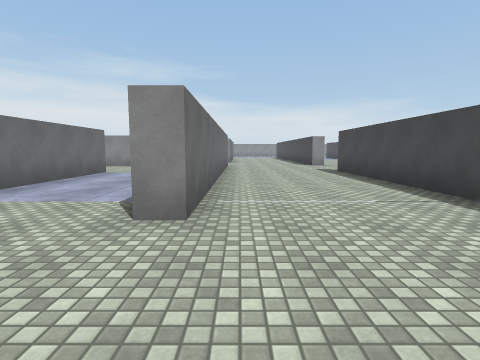
view 1 (above)

21 first-person views from a walk through a Unity game level. The camera is 1.3 m above the floor, tilts 6° down and sees 80° across. The floor is counted in squares, 2 m on a side. Each view is taken from the middle of a square. On the plan, view 1 faces up. The plan holds only what a view shows up to about 9 squares ahead; the rest is blank. The player character is not drawn. Surface patterns are stand-ins for the level's own textures.

view 2
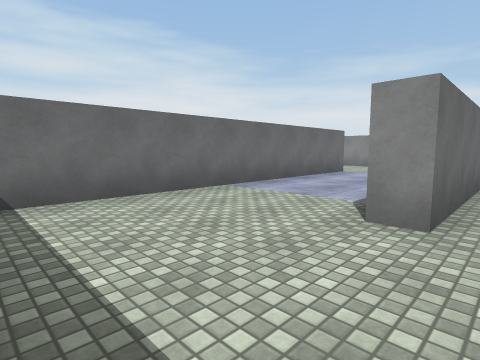

view 3
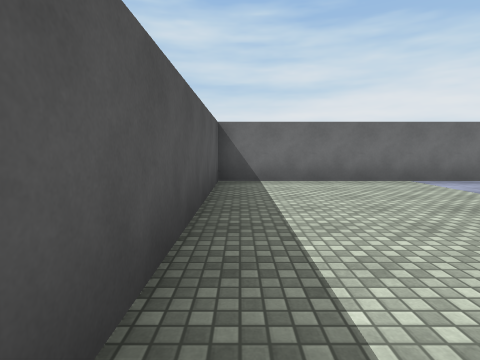

view 4
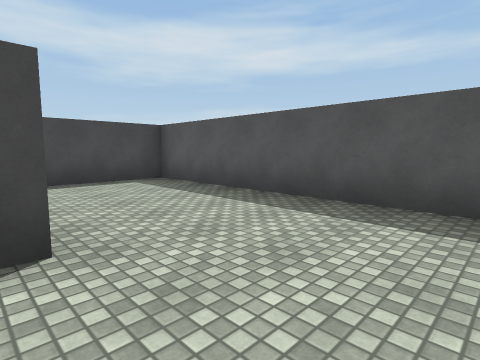

view 5
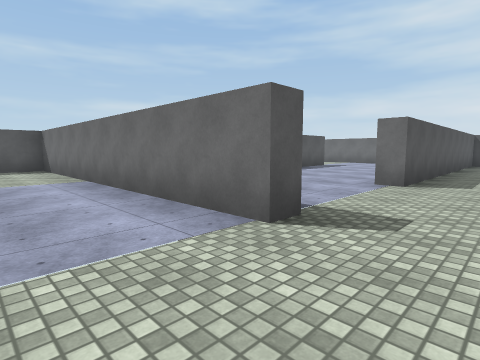

view 6
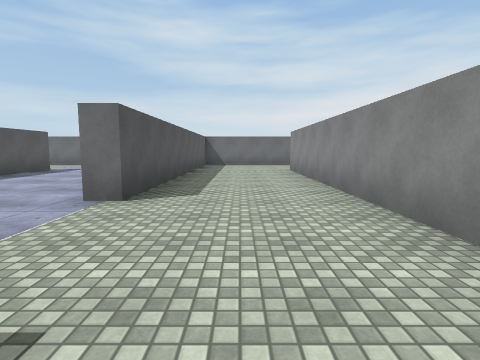

view 7
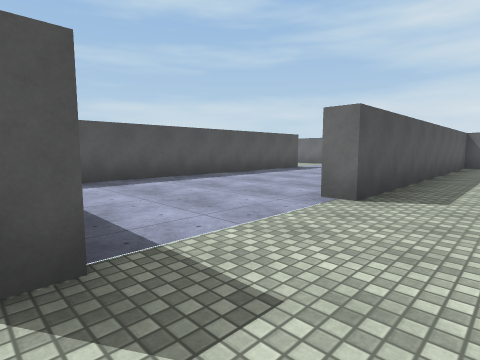

view 8
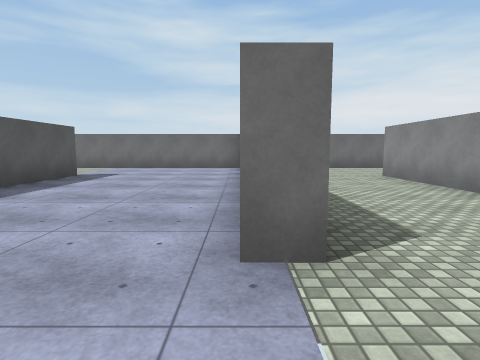

view 9
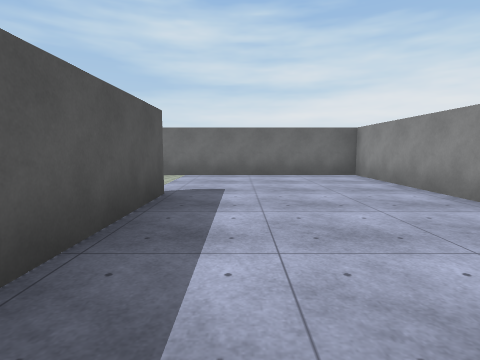

view 10
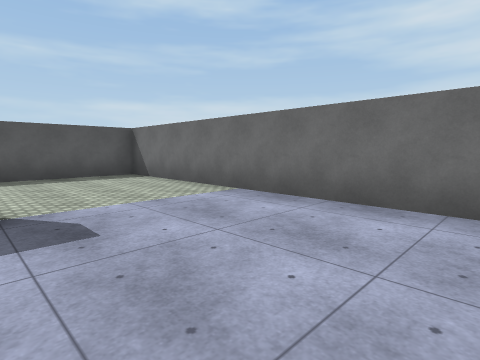

view 11
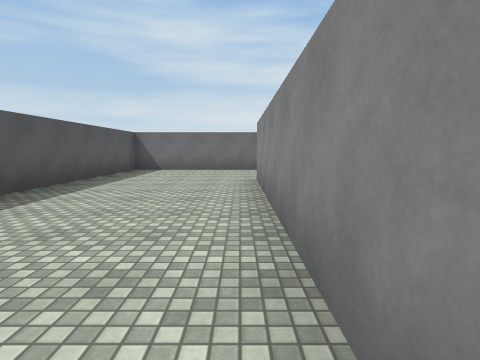

view 12
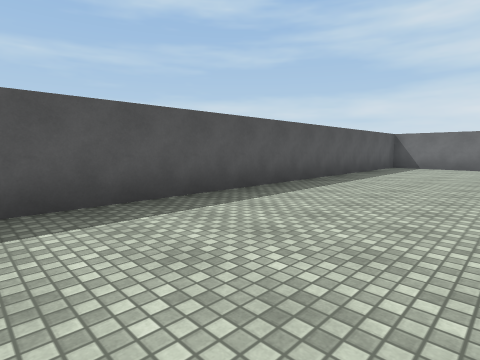

view 13
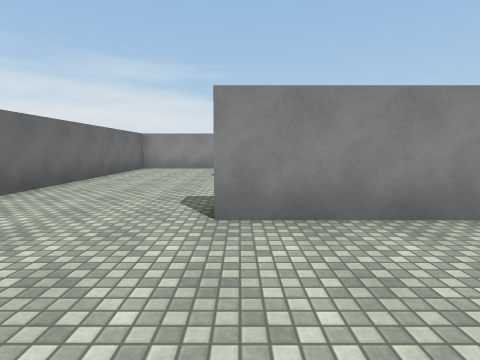

view 14
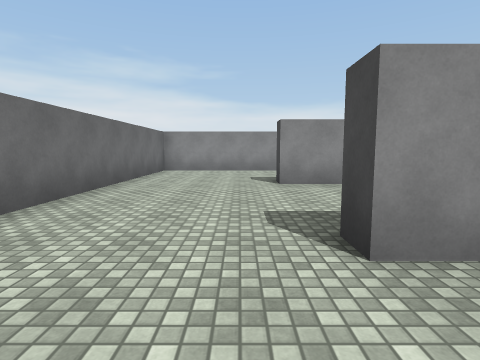

view 15
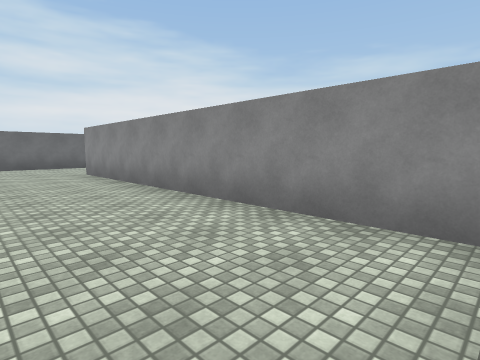

view 16
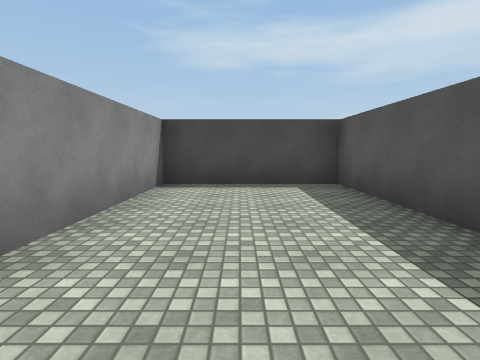

view 17
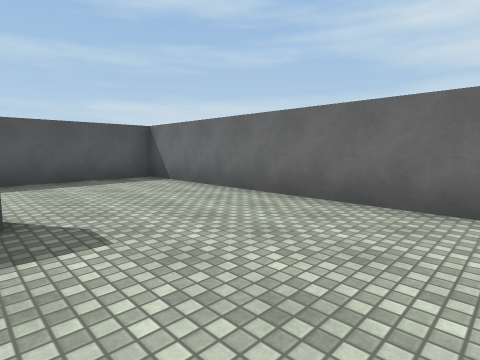

view 18
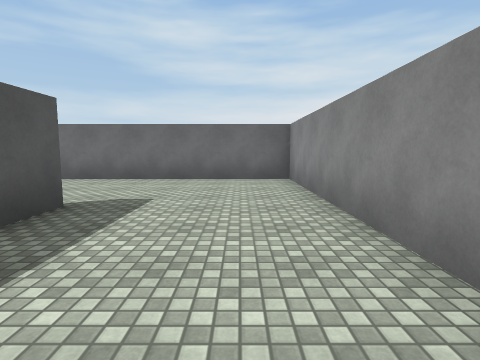

view 19
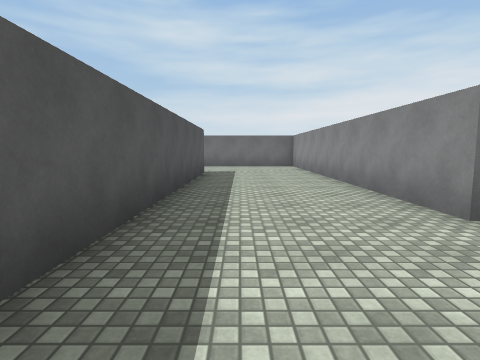

view 20
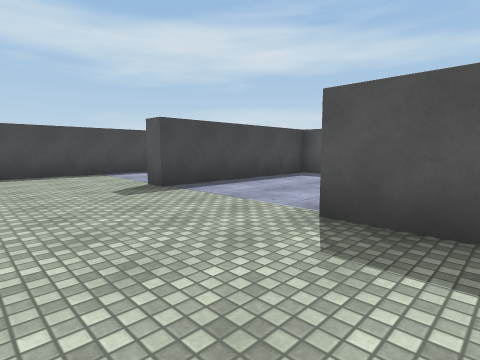

view 21
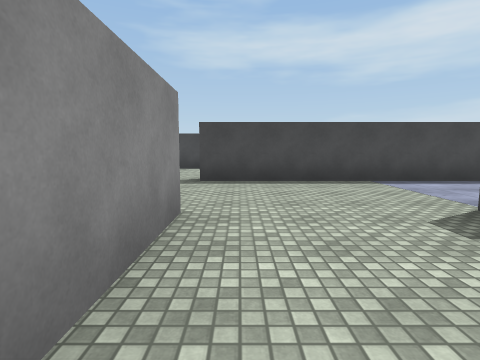

### Floor plan
Points are (right, up) in squares from view 1. A wall is a line through its corners. A room is listed if a view was taken in it or the views show most of it. See-through windows are left out.
Room 1 (views 1, 2, 3)
walls: (-0.5, 2.6) (-1, 2.6); (-3.9, 1.5) (-3.9, -0.5) (3.1, -0.5) (3.1, 1.9)
ways out: opening at (-2.5, 2.5) to room 2; opening at (1, 2.7) to room 3
Room 2 (views 4, 5, 6, 7, 8, 9, 10, 11, 12, 13, 14, 15, 16, 17, 18, 20, 21)
walls: (-12.5, 8) (-16.4, 8) (-16.4, -0.5) (-5.2, -0.5); (-7.9, 12.1) (-4.6, 12.1) (-4.6, 15.5) (-13.2, 15.5) (-13.2, 16) (-7.6, 16); (-13.2, 3.9) (-4.6, 3.9) (-4.6, 8.5) (-3.9, 8.5) (-3.9, 1.5); (-7.4, 3.4) (-13.2, 3.4); (-4, 11.6) (-13.2, 11.6) (-13.2, 12.1); (-1, 5.9) (-1, 10.4); (-7.5, 19.1) (-16.4, 19.1) (-16.4, 8.5) (-7.6, 8.5) (-7.6, 8)
ways out: opening at (-2.5, 2.5) to room 1; opening at (-7, 17.5) to room 3; opening at (-2.5, 11) to room 3
Room 3 (view 19)
walls: (-1, 10.4) (-1, 11.9); (-0.5, 8.6) (-0.5, 2.6); (3.1, 3.5) (3.1, 8.9); (-7.6, 16) (-6.1, 16)
ways out: opening at (1, 2.7) to room 1; opening at (-7, 17.5) to room 2; opening at (-2.5, 11) to room 2

Where each view was taken, in squares from view 1:
view 1: 0 up, 0 right, facing up
view 2: 0 up, 0 right, facing up-left
view 3: 0 up, 2 right, facing left
view 4: 3 up, 3 left, facing down-right
view 5: 10 up, 2 left, facing down-left
view 6: 10 up, 4 left, facing left
view 7: 10 up, 4 left, facing down-left
view 8: 8 up, 6 left, facing left
view 9: 5 up, 9 left, facing left
view 10: 7 up, 13 left, facing down-left
view 11: 3 up, 7 left, facing left
view 12: 3 up, 5 left, facing down-left
view 13: 9 up, 13 left, facing up
view 14: 10 up, 14 left, facing up
view 15: 13 up, 5 left, facing up-left
view 16: 14 up, 10 left, facing right
view 17: 15 up, 13 left, facing down-left
view 18: 18 up, 10 left, facing left
view 19: 17 up, 5 left, facing left
view 20: 11 up, 9 left, facing down-right
view 21: 11 up, 7 left, facing right
